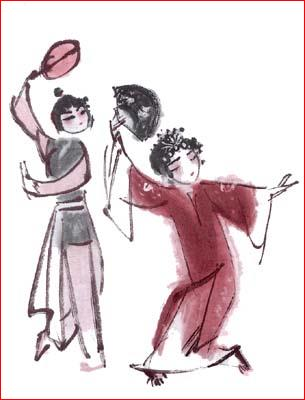
#> input picture _2.vcs/my_vcs_lesson_6/_System/vcs_Assembly/vcs_Assembly/Resources/picture1.jpg, 305 x 400 px, found by its file name
$ python opencv10_pyramid.py
#> lines starting #> are read from the running program, lines starting #| are printed output that depends on the picture
'''
圖像金字塔 (pyrDown,pyrUp)

'''
import cv2
import numpy as np

print('------------------------------------------------------------')	#60個

filename = 'C:/_git/vcs/_1.data/______test_files1/picture1.jpg'
#filename = 'C:/_git/vcs/_1.data/______test_files1/_image_processing/lena_gray.bmp'

o=cv2.imread(filename, cv2.IMREAD_GRAYSCALE)
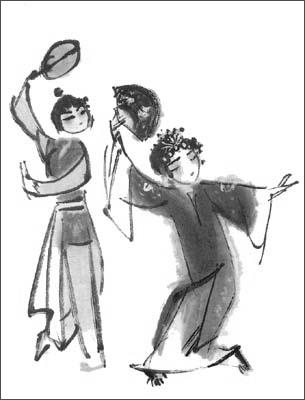
#> o: shape (400, 305); min 0, max 255, mean 217.1
print('顯示原圖')
cv2.imshow("original",o)

print('------------------------------------------------------------')	#60個

'''
pyrDown

这里的down是指图像变小，所以原始图像在金字塔的底部。

'''

#连续3次进行pyrDown

print('cv2.__version__:',cv2.__version__)

img = cv2.imread(filename)
#> img is the input picture: shape (400, 305, 3); mean B, G, R 215.3, 212.7, 225
img_down = cv2.pyrDown(img,dstsize=(img.shape[1]//2,img.shape[0]//2))
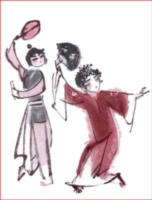
#> img_down: shape (200, 152, 3); mean B, G, R 216.3, 213.6, 225.2
img_down2 = cv2.pyrDown(img_down,dstsize=(img_down.shape[1]//2,img_down.shape[0]//2))
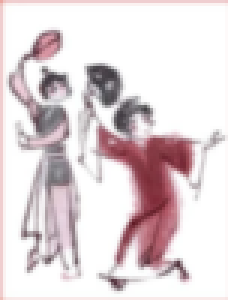
#> img_down2: shape (100, 76, 3) (shown 3 times larger); mean B, G, R 216.5, 213.8, 225.3
img_down3 = cv2.pyrDown(img_down2,dstsize=(img_down2.shape[1]//2,img_down2.shape[0]//2))
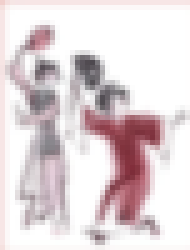
#> img_down3: shape (50, 38, 3) (shown 5 times larger); mean B, G, R 216.6, 214, 225.4
print('img.shape',img.shape)
#| img.shape (400, 305, 3)
print('img_down.shape',img_down.shape)
#| img_down.shape (200, 152, 3)
print('img_down2.shape',img_down2.shape)
#| img_down2.shape (100, 76, 3)
print('img_down3.shape',img_down3.shape)
#| img_down3.shape (50, 38, 3)
cv2.imshow('img',img)
cv2.imshow('img_down',img_down)
cv2.imshow('img_down2',img_down2)
cv2.imshow('img_down3',img_down3)

cv2.waitKey()
cv2.destroyAllWindows()

#pyrUp
#这里的up是指将图像的尺寸变大，所以原始图像位于图像金字塔的顶层。

print('cv2.__version__:',cv2.__version__)

img = cv2.imread(filename)
img = cv2.resize(img,None,fx=0.15,fy=0.15)  #为了观察方便缩小原图
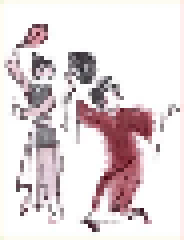
#> img: shape (60, 46, 3) (shown 4 times larger); mean B, G, R 217.2, 215.2, 225.9
img_up = cv2.pyrUp(img,dstsize=(2*img.shape[1],2*img.shape[0]))
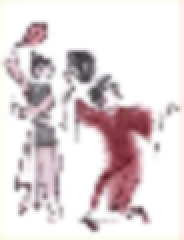
#> img_up: shape (120, 92, 3) (shown 2 times larger); mean B, G, R 217.3, 215.2, 225.9
img_up2 = cv2.pyrUp(img_up,dstsize=(2*img_up.shape[1],2*img_up.shape[0]))
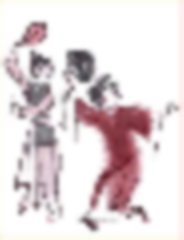
#> img_up2: shape (240, 184, 3); mean B, G, R 217.3, 215.2, 225.9
img_up3 = cv2.pyrUp(img_up2,dstsize=(2*img_up2.shape[1],2*img_up2.shape[0]))
print('img.shape',img.shape)
#| img.shape (60, 46, 3)
print('img_up.shape',img_up.shape)
#| img_up.shape (120, 92, 3)
print('img_up2.shape',img_up2.shape)
#| img_up2.shape (240, 184, 3)
print('img_up3.shape',img_up3.shape)
#| img_up3.shape (480, 368, 3)
cv2.imshow('img',img)
cv2.imshow('img_up',img_up)
cv2.imshow('img_up2',img_up2)
cv2.imshow('img_up3',img_up3)

cv2.waitKey()
cv2.destroyAllWindows()
